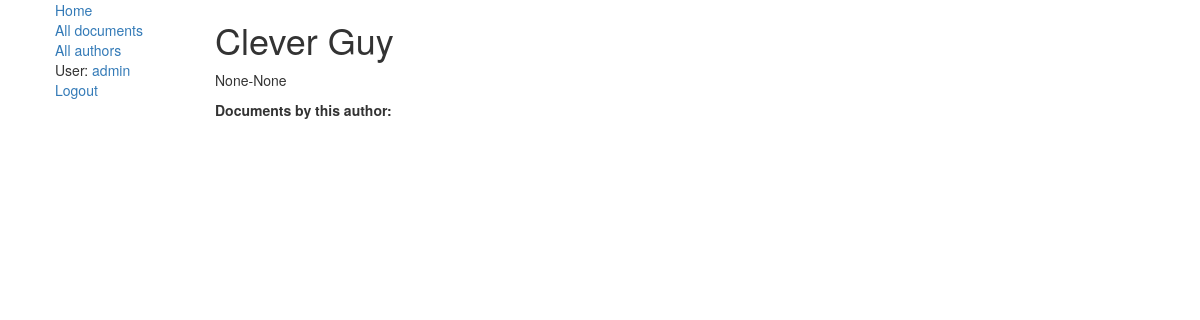
The page /library/authors/3 (signed in) on the database its author committed.
### library/models.py (models this page shows, shortened)
class Author(models.Model):
    first_name = models.CharField(max_length=100)
    last_name = models.CharField(max_length=100)
    date_born = models.DateField(null=True, blank=True)
    date_died = models.DateField('Died', null=True, blank=True)

### library/views.py (the view)
# urls.py: url(r'^authors/(?P<pk>\d+)$', views.AuthorDetailView.as_view(), name='author-detail'),
class AuthorDetailView(generic.DetailView):
    model = Author

### library/templates/library/author_detail.html
{% extends "base_generic.html" %}
{% block content %}
    <h1>{{ author.first_name }} {{ author.last_name }}</h1>
    <p>{{ author.date_born }}-{{ author.date_died }}
    <p><strong>Documents by this author:</strong>
{% endblock %}

### library/templates/base_generic.html (shortened to what this page needs)
<!DOCTYPE html>
<html lang="en-us">
<head>
    <link rel="stylesheet" href="https://maxcdn.bootstrapcdn.com/bootstrap/3.3.7/css/bootstrap.min.css">
    <link rel="stylesheet" href="styles.css">
</head>
<body link="">
<div class="container-fluid">
    <div class="row">
        <div class="col-sm-2">
            {% block sidebar %}
                <ul class="sidebar-nav">
                    <div><a href="{% url 'index' %}">Home</a></div>
                    <div><a href="{% url 'document' %}">All documents</a></div>
                    <div><a href="{% url 'authors' %}">All authors</a></div>
                    {% if user.is_authenticated %}
                        <div>User: <a href="{% url 'account' %}">{{ user.get_username }}</a></div>
                        <div><a href="{% url 'logout' %}?next={{ request.path }}">Logout</a></div>
                    {% else %}
                        <div><a href="{% url 'login' %}?next={{ request.path }}">Login</a></div>
                    {% endif %}
                </ul>
            {% endblock %}
        </div>
        <div class="col-sm-10 ">
            {% block content %}{% endblock %}
        </div>
    </div>
</div>
</body>
</html>

### rows shown on the page
Author: first_name "Clever", last_name "Guy", date_born "None", date_died "None"

### other values the page prints
{{ user.get_username }} "admin"
